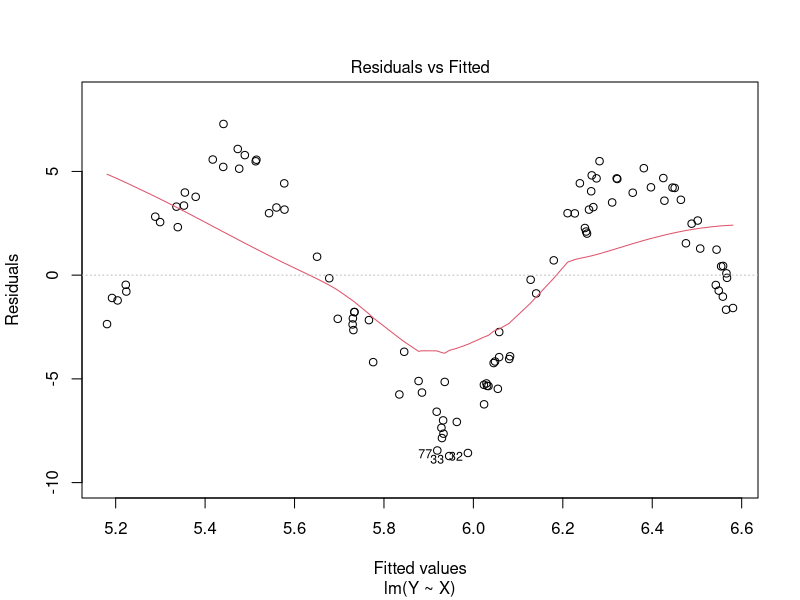
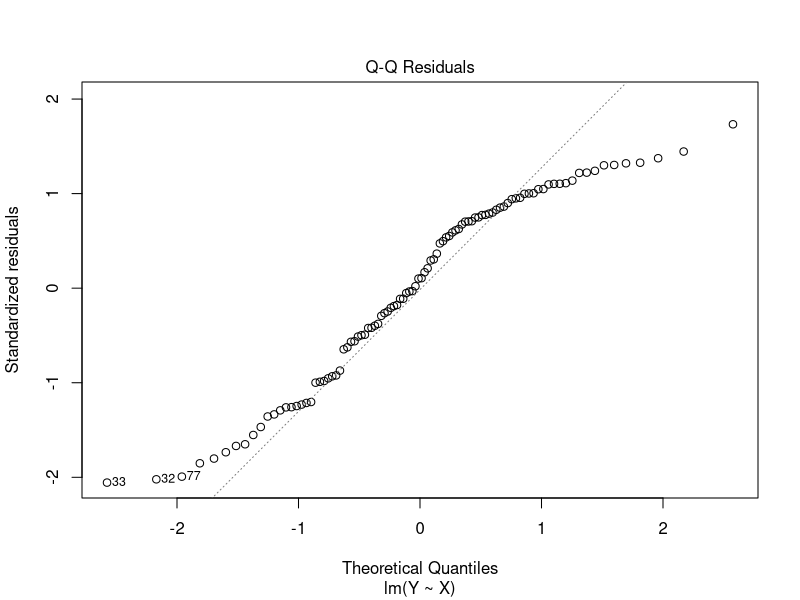
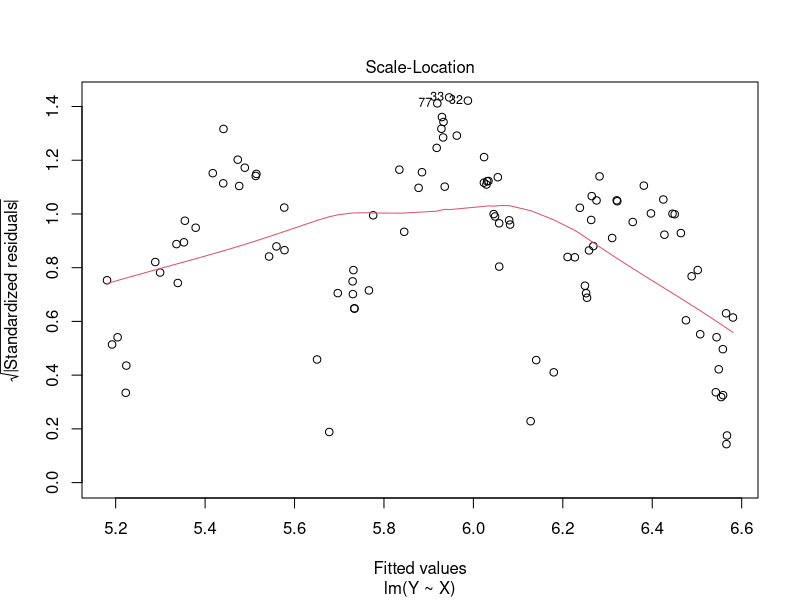
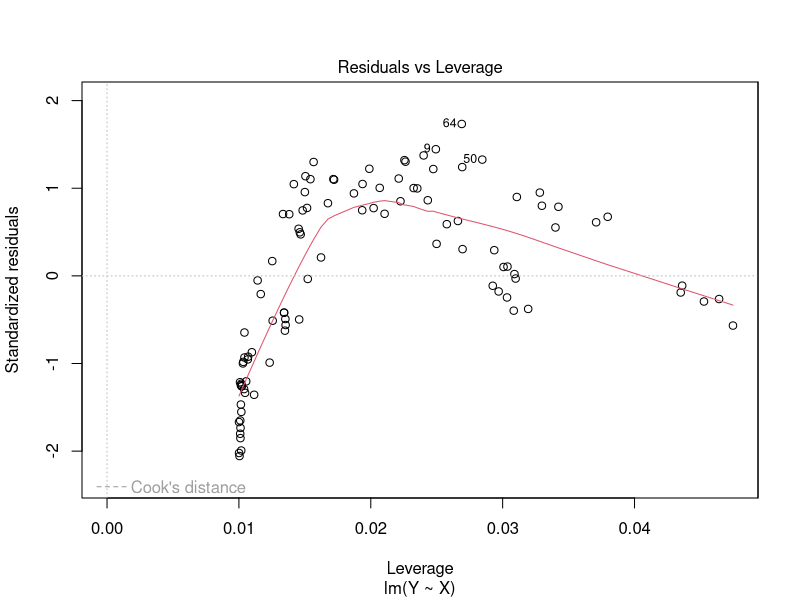
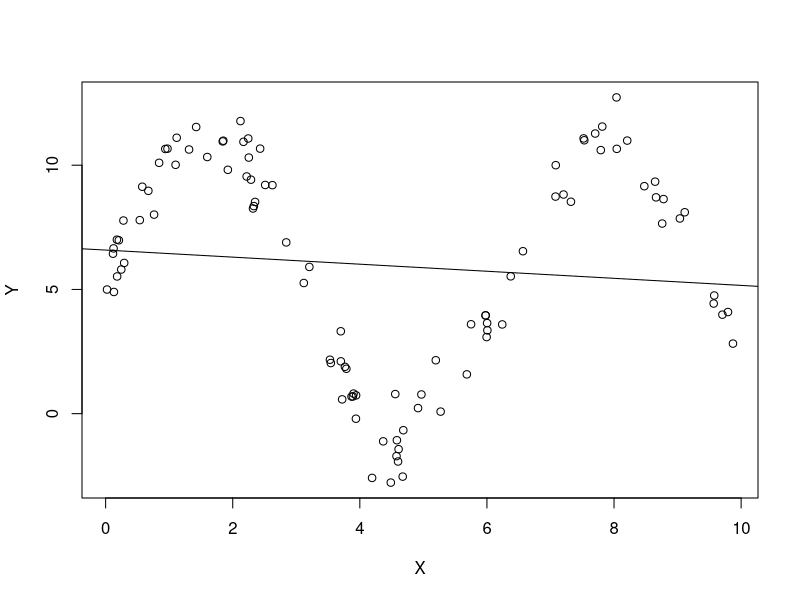

Reproduce these figures in R, in order.
## ---- chunk 1
knitr::opts_chunk$set(echo = TRUE)
## ---- chunk 2
require(ggplot2)
## ---- chunk 3
check_violations <- function(sample_size, orig_new_obsv, violation_name, violation_func, sigma_sq, orig_X) {

  if (violation_name == "None") {
    X <- orig_X
    new_obsv <- orig_new_obsv
    eps <- rnorm(sample_size, mean = 0, sd = sqrt(sigma_sq))
    return(list(X,new_obsv,eps))
  }
  if (violation_name == "Nonlinear relationship") {
    X <- violation_func(orig_X)
    new_obsv <- violation_func(orig_new_obsv)
    eps <- rnorm(sample_size, mean = 0, sd = sqrt(sigma_sq))
    return(list(X,new_obsv,eps))
  }
  if (violation_name == "Non-normal errors") {
    if (violation_func == "Gamma") {
      X <- orig_X
      new_obsv <- orig_new_obsv
      eps_alpha <- 2
      eps_beta <- 1/4
      eps <- (rgamma(sample_size, shape = eps_alpha, scale = eps_beta) - eps_alpha * eps_beta) * 2
      return(list(X,new_obsv,eps))
    }
    if (violation_func == "Poisson") {
      X <- orig_X
      new_obsv <- orig_new_obsv
      lambda <- 4
      eps <- (rpois(sample_size, lambda) - lambda) * 2
      return(list(X,new_obsv,eps))
    }
  }
  if (violation_name == "Heterogeneous variances") {
    X <- orig_X
    new_obsv <- orig_new_obsv
    eps <- rnorm(sample_size, mean = 0, sd = violation_func(X))
    return(list(X,new_obsv,eps))
  }
  if (violation_name == "Multicolinearity") {
    X <- unname(cbind(orig_X, violation_func(orig_X)))
    new_obsv <- unname(cbind(orig_new_obsv, violation_func(orig_new_obsv)))
    eps <- rnorm(sample_size, mean = 0, sd = sqrt(sigma_sq))
    return(list(X,new_obsv,eps))
  }
}


# function that will run simulations, violating a specific assumption
run_simulations <- function(num_runs, sample_size, num_new_obsv, violation, violation_func, num_predictors, sigma_sq) {
  
  sim_results <- data.frame(bad_prediction_rate = 0,
                            bad_intercept_rate = 0, 
                            bad_predictor_rate = 0, 
                            average_mse = 0, 
                            insignificant_intercept_rate = 0, 
                            insignificant_predictor_rate = 0)

  # b0 <- parameters[1]
  # b1 <- parameters[2]
  parameters <- sample.int(10,num_predictors + 1)
  for (i in 1:num_runs) {
    X <- runif(sample_size, 0, 10)
    new_obsv <- runif(num_new_obsv, 0, 10)
    
    violated_data <- check_violations(sample_size, new_obsv, violation, violation_func, sigma_sq, X)
    violated_X <- violated_data[[1]]
    violated_new_obsv <- violated_data[[2]]
    eps <- violated_data[[3]]
    
    new_data <- data.frame(X = new_obsv)
    if (violation == "Multicolinearity") {
      X <- violated_X
      new_obsv <- violated_new_obsv
    }
    
    
    # add in column of ones to capture beta0 when generating Y and expected value of Y
    Y <- (cbind(1,violated_X) %*% parameters) + eps
    exp_val_Y <- cbind(1,violated_new_obsv) %*% parameters
    
    
    # fit a linear model using the simulated data
    lm_data <- data.frame(Y = Y, X = I(X))
    my_lm <- lm(Y ~ X, data=lm_data)
    # print(summary(my_lm))
    
    # predict y for new values of x using the fitted linear model
    Y_hat_ci <- predict(my_lm, newdata = data.frame(X = I(new_obsv)), interval = "confidence")
    
    # check whether the confidence interval actually captures the expected value of y from the true model
    bad_predictions <- num_new_obsv - sum((exp_val_Y >= Y_hat_ci[,2]) & (exp_val_Y <= Y_hat_ci[,3]))
    sim_results$bad_prediction_rate <- sim_results$bad_prediction_rate + bad_predictions
    
    # get confidence iterval for beta hat
    beta_ci <- confint(my_lm)
    # check whether the true value for the betas is caputured in the confidence interval
    good_betas <- ((parameters >= beta_ci[,1]) & (parameters <= beta_ci[,2]))
    if (good_betas[1] == FALSE) sim_results$bad_intercept_rate <- sim_results$bad_intercept_rate + 1
    if (sum(good_betas[-1] == FALSE) >= 1) 
      {sim_results$bad_predictor_rate <- sim_results$bad_predictor_rate + sum(good_betas[-1] == FALSE)}
    
    # add the mse to the sum of MSE for all runs (to be averaged at the end)
    sim_results$average_mse <- sim_results$average_mse + (anova(my_lm)$'Mean Sq'[2])
    
    
    # check which beta_hats are significant based on the p-values
    p_vals <- summary(my_lm)$coeff[,4]
    if (p_vals[1] > .05) sim_results$insignificant_intercept_rate <- sim_results$insignificant_intercept_rate + 1
    if (sum(p_vals[-1] > .05) >= 1) 
      {sim_results$insignificant_predictor_rate <- sim_results$insignificant_predictor_rate + sum(p_vals[-1] > .05)}
  }
  sim_results <- sim_results/num_runs
  sim_results$bad_prediction_rate <- sim_results$bad_prediction_rate/(num_new_obsv)
  sim_results$insignificant_predictor_rate <- sim_results$bad_predictor_rate/(num_predictors)
  sim_results$insignificant_predictor_rate <- sim_results$insignificant_predictor_rate/(num_predictors)

  payload <- list(sim_results=sim_results, lm_model=my_lm, X=X, Y=Y, eps=eps, Y_hat_ci=Y_hat_ci, exp_val_Y=exp_val_Y)
  return(payload)
  
}
## ---- chunk 4
show_diagnostics <- function(payload) {
  # unpack payload
  list2env(payload, envir=environment())
  #list[sim_results, lm_model, x, y, eps, y_hat_ci, exp_val_y] <- payload

  # print() required inside function
  print(summary(lm_model))
  print(anova(lm_model))
  plot(lm_model)
  plot(Y ~ X)
abline(lm_model)
#ggplot(yhat_medsine, aes(x =locations_medsine$x_med, y = fit)) +
#geom_point(size = 4) +
#geom_errorbar(aes(ymax = yhat_medsine$upr, ymin = #yhat_medsine$lwr))
}

n_sims <- 10
n_samps <- 100
num_new_obsv <- 10
violation_type <- "Nonlinear relationship"
violation_func <- sin
# parameters <- c(0,1)
num_predictors <- 1
sigma_sq <- 1

payload <- run_simulations(n_sims, n_samps, num_new_obsv, violation_type, violation_func, num_predictors, sigma_sq)

show_diagnostics(payload)
## ---- chunk 5
set.seed(1)
# Sample code to get started
n_small <- 20
n_med <- 100
n_large <- 5000
## ---- chunk 6
num_runs <- 100
num_new_obsv <- 20
# parameters <- c(10,2)
num_predictors <- 1
sigma_sq <- 4
## ---- chunk 7
poly_func <- function(x) (x-5)^2
poly_small_results <- run_simulations(num_runs,
                                      n_small, 
                                      num_new_obsv, 
                                      violation = "Nonlinear relationship", 
                                      violation_func = poly_func, 
                                      num_predictors, 
                                      sigma_sq)[[1]]

poly_med_results <-run_simulations(num_runs,
                                   n_med, 
                                   num_new_obsv, 
                                   violation =  "Nonlinear relationship", 
                                   violation_func = poly_func, 
                                   num_predictors, 
                                   sigma_sq)[[1]]

poly_large_results <-run_simulations(num_runs, 
                                     n_large, 
                                     num_new_obsv, 
                                     violation =  "Nonlinear relationship", 
                                     violation_func = poly_func, 
                                     num_predictors, 
                                     sigma_sq)[[1]]
polynomial_results <- rbind(small_samp = poly_small_results, 
                            med_samp = poly_med_results, 
                            large_samp = poly_large_results)
polynomial_results
## ---- chunk 8
exp_small_results <- run_simulations(num_runs,
                                     n_small, 
                                     num_new_obsv, 
                                     violation =  "Nonlinear relationship", 
                                     violation_func = exp, 
                                     num_predictors, 
                                     sigma_sq)[[1]]

exp_med_results <-run_simulations(num_runs, 
                                  n_med, 
                                  num_new_obsv, 
                                  violation =  "Nonlinear relationship",
                                  violation_func = exp, 
                                  num_predictors, 
                                  sigma_sq)[[1]]

exp_large_results <-run_simulations(num_runs,
                                    n_large, 
                                    num_new_obsv, 
                                    violation =  "Nonlinear relationship", 
                                    violation_func = exp, 
                                    num_predictors, 
                                    sigma_sq)[[1]]

exponential_results <- rbind(small_samp = exp_small_results,
                             med_samp = exp_med_results, 
                             large_samp = exp_large_results)
exponential_results
## ---- chunk 9
sin_small_results <- run_simulations(num_runs, 
                                     n_small, 
                                     num_new_obsv, 
                                     violation =  "Nonlinear relationship", 
                                     violation_func = sin, 
                                     num_predictors, 
                                     sigma_sq)[[1]]

sin_med_results <- run_simulations(num_runs, 
                                   n_med, 
                                   num_new_obsv, 
                                   violation =  "Nonlinear relationship", 
                                   violation_func = sin, 
                                   num_predictors, 
                                   sigma_sq)[[1]]

sin_large_results <- run_simulations(num_runs, 
                                     n_large, 
                                     num_new_obsv, 
                                     violation =  "Nonlinear relationship", 
                                     violation_func = sin, 
                                     num_predictors, 
                                     sigma_sq)[[1]]

sinusoidal_results <- rbind(small_samp = sin_small_results, 
                            med_samp = sin_med_results, 
                            large_samp = sin_large_results)
sinusoidal_results
## ---- chunk 10
log_small_results <- run_simulations(num_runs, 
                                     n_small, 
                                     num_new_obsv, 
                                     violation =  "Nonlinear relationship", 
                                     violation_func = log,
                                     num_predictors, 
                                     sigma_sq)[[1]]

log_med_results <- run_simulations(num_runs, 
                                   n_med, 
                                   num_new_obsv, 
                                   violation =  "Nonlinear relationship", 
                                   violation_func = log, 
                                   num_predictors, 
                                   sigma_sq)[[1]]

log_large_results <- run_simulations(num_runs, 
                                     n_large, 
                                     num_new_obsv, 
                                     violation =  "Nonlinear relationship", 
                                     violation_func = log, 
                                     num_predictors, 
                                     sigma_sq)[[1]]

logarithmic_results <- rbind(small_samp = log_small_results, 
                             med_samp = log_med_results, 
                             large_samp = log_large_results)
logarithmic_results
## ---- chunk 11
#part e, name the normal func & nonnormal func & randomly call it
my.simulation <- function(n, b0, b1){
  choices.simulation <- c("normal", "nonnormal")
  random.choice <- sample(choices.simulation, 1)
  if (random.choice == "normal"){
    return(normal_func)
  }
  else{
    return(nonnormal_func)
  }
}
## ---- chunk 12
gamma_small_results <- run_simulations(num_runs, 
                                     n_small, 
                                     num_new_obsv, 
                                     violation =  "Non-normal errors", 
                                     violation_func = "Gamma",
                                     num_predictors, 
                                     sigma_sq)[[1]]

gamma_med_results <- run_simulations(num_runs, 
                                   n_med, 
                                   num_new_obsv, 
                                   violation =  "Non-normal errors", 
                                   violation_func = "Gamma", 
                                   num_predictors, 
                                   sigma_sq)[[1]]

gamma_large_results <- run_simulations(num_runs, 
                                     n_large, 
                                     num_new_obsv, 
                                     violation =  "Non-normal errors", 
                                     violation_func = "Gamma", 
                                     num_predictors, 
                                     sigma_sq)[[1]]

gamma_results <- rbind(small_samp = gamma_small_results, 
                             med_samp = gamma_med_results, 
                             large_samp = gamma_large_results)
gamma_results
## ---- chunk 13
# Sample code to get started
n <- n_large


# TODO randomize this for part e
b0 <- 10
b1 <- 2
eps_alpha <- 2
eps_beta <- 1/4


x <- runif(n, 0, 10)
eps <- (rgamma(n, eps_alpha, 1/eps_beta) - eps_alpha * eps_beta) * 2
y <- b0 - b1 * x + eps

# hist(eps)
var(eps)
mean(eps)

## ---- chunk 14
poisson_small_results <- run_simulations(num_runs, 
                                     n_small, 
                                     num_new_obsv, 
                                     violation =  "Non-normal errors", 
                                     violation_func = "Poisson",
                                     num_predictors, 
                                     sigma_sq)[[1]]

poisson_med_results <- run_simulations(num_runs, 
                                   n_med, 
                                   num_new_obsv, 
                                   violation =  "Non-normal errors", 
                                   violation_func = "Poisson", 
                                   num_predictors, 
                                   sigma_sq)[[1]]

poisson_large_results <- run_simulations(num_runs, 
                                     n_large, 
                                     num_new_obsv, 
                                     violation =  "Non-normal errors", 
                                     violation_func = "Poisson", 
                                     num_predictors, 
                                     sigma_sq)[[1]]

poisson_results <- rbind(small_samp = poisson_small_results, 
                             med_samp = poisson_med_results, 
                             large_samp = poisson_large_results)
poisson_results
## ---- chunk 15
#rpois()
## ---- chunk 16
# Sample code to get started
# n <- 200
# b0 <- 10
# b1 <- 10
# 
# x <- runif(n, 0, 10)
# eps <- rnorm(n, sd = 0.5 * x^2)
# y <- b0 + b1 * x + eps

## ---- chunk 17
hetero_var_small_results <- run_simulations(num_runs,
                                     n_small, 
                                     num_new_obsv, 
                                     violation =  "Heterogeneous variances", 
                                     violation_func = poly_func, 
                                     num_predictors, 
                                     sigma_sq)[[1]]

hetero_var_med_results <-run_simulations(num_runs, 
                                  n_med, 
                                  num_new_obsv, 
                                  violation =  "Heterogeneous variances",
                                  violation_func = poly_func, 
                                  num_predictors, 
                                  sigma_sq)[[1]]

hetero_var_large_results <-run_simulations(num_runs,
                                    n_large, 
                                    num_new_obsv, 
                                    violation =  "Heterogeneous variances", 
                                    violation_func = poly_func, 
                                    num_predictors, 
                                    sigma_sq)[[1]]

hetero_var_results <- rbind(small_samp = hetero_var_small_results,
                             med_samp = hetero_var_med_results, 
                             large_samp = hetero_var_large_results)
hetero_var_results
## ---- chunk 18

## ---- chunk 19
add_noise <- function(x) x + rnorm(length(x))
num_predictors <- 2
multicolinearity_small_results <- run_simulations(num_runs,
                                     n_small,
                                     num_new_obsv,
                                     violation =  "Multicolinearity",
                                     violation_func = add_noise,
                                     num_predictors,
                                     sigma_sq)[[1]]

multicolinearity_med_results <- run_simulations(num_runs,
                                     n_med,
                                     num_new_obsv,
                                     violation =  "Multicolinearity",
                                     violation_func = add_noise,
                                     num_predictors,
                                     sigma_sq)[[1]]

multicolinearity_large_results <- run_simulations(num_runs,
                                     n_large,
                                     num_new_obsv,
                                     violation =  "Multicolinearity",
                                     violation_func = add_noise,
                                     num_predictors,
                                     sigma_sq)[[1]]

multicolinearity_results <- rbind(small_samp = multicolinearity_small_results,
                             med_samp = multicolinearity_med_results,
                             large_samp = multicolinearity_large_results)
multicolinearity_results
## ---- chunk 20

# B <- 100
# many.sims.multicollinearity <- sapply(1:B, function(i) {
#     # x <- rnorm(100, mean = 0, sd = 1)
#     # eps <- rnorm(100, mean = 0, sd = sqrt(0.25))
#     # y <- -1 + 0.5 * x + eps
#     # simul.fit <- lm(y ~ x)
#     # beta.1 <- 0.5
#     # lower <- confint(simul.fit, "x")[1]
#     # upper <- confint(simul.fit, "x")[2]
#     # boolean <- beta.1 <= upper & beta.1 >= lower
#     #return(boolean)
# })

# proportion <- sum(many.sims.multicollinearity)/length(many.sims.multicollinearity)
# proportion

## ---- chunk 21
